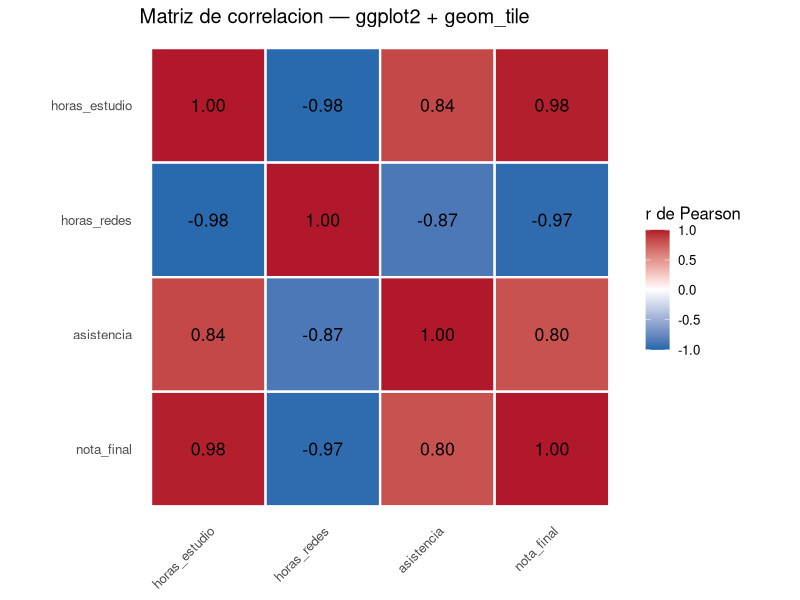
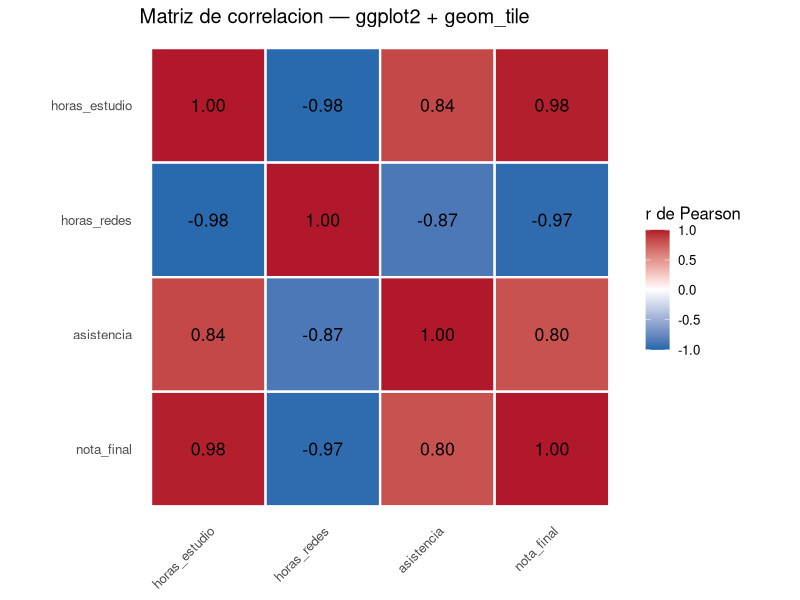

Here is the R script that generated these plots, in order:
# ============================================================
# ME101 · Tema 10 — Mapas de calor con ggplot2 y pheatmap
# Tareas 2 y 3
# Estudiante: Apellido Nombre
# Fecha: 04/11/2026
# ============================================================

library(tidyverse)
library(pheatmap)

# ------------------------------------------------------------
# TAREA 2 — Paso 9: reconstruir dataset y matriz de correlacion
# (mismos valores que la Tarea 1 en Python)
# ------------------------------------------------------------
datos <- data.frame(
  horas_estudio = c(2, 4, 5, 3, 6, 8, 7, 1, 9, 5),
  horas_redes   = c(6, 5, 3, 6, 3, 1, 2, 7, 1, 4),
  asistencia    = c(70, 65, 85, 60, 80, 90, 75, 55, 95, 88),
  nota_final    = c(10, 12, 13, 11, 15, 16, 15, 8, 17, 12)
)

matriz_corr <- cor(datos, method = "pearson")
print(round(matriz_corr, 4))

# ------------------------------------------------------------
# TAREA 2 — Paso 10: convertir a formato largo con pivot_longer()
# ------------------------------------------------------------
variables <- colnames(matriz_corr)

corr_larga <- matriz_corr |>
  as.data.frame() |>
  rownames_to_column(var = "var1") |>
  pivot_longer(cols = -var1, names_to = "var2", values_to = "r") |>
  mutate(
    var1 = factor(var1, levels = rev(variables)),  # fila 1 arriba
    var2 = factor(var2, levels = variables)
  )

print(nrow(corr_larga))
cat("Verificacion: nrow == n_variables^2 ->",
    nrow(corr_larga) == length(variables)^2, "\n")

# ------------------------------------------------------------
# TAREA 2 — Paso 11: heatmap con geom_tile() + geom_text()
# ------------------------------------------------------------
g <- ggplot(corr_larga, aes(x = var2, y = var1, fill = r)) +
  geom_tile(color = "white", linewidth = 0.8) +
  geom_text(aes(label = sprintf("%.2f", r)), size = 4.5) +
  scale_fill_gradient2(low = "#2166AC", mid = "white", high = "#B2182B",
                       midpoint = 0, limits = c(-1, 1),
                       name = "r de Pearson") +
  coord_fixed() +
  labs(title = "Matriz de correlacion — ggplot2 + geom_tile",
       x = NULL, y = NULL) +
  theme_minimal(base_size = 12) +
  theme(axis.text.x = element_text(angle = 45, hjust = 1),
        panel.grid = element_blank())

print(g)
ggsave("heatmap_ggplot2.png", plot = g, width = 7, height = 6, dpi = 150)

# ------------------------------------------------------------
# TAREA 3 — Paso 13: pheatmap CON agrupamiento (por defecto)
# ------------------------------------------------------------
paleta <- colorRampPalette(c("#2166AC", "white", "#B2182B"))(100)
cortes <- seq(-1, 1, length.out = 101)   # centra la escala en 0

pheatmap(matriz_corr,
         display_numbers = TRUE,
         number_format = "%.2f",
         color = paleta,
         breaks = cortes,
         main = "pheatmap CON agrupamiento jerarquico",
         filename = "heatmap_pheatmap_agrupado.png",
         width = 7, height = 6)

# ------------------------------------------------------------
# TAREA 3 — Paso 14: pheatmap SIN agrupamiento
# ------------------------------------------------------------
pheatmap(matriz_corr,
         display_numbers = TRUE,
         number_format = "%.2f",
         color = paleta,
         breaks = cortes,
         cluster_rows = FALSE,
         cluster_cols = FALSE,
         main = "pheatmap SIN agrupamiento",
         filename = "heatmap_pheatmap_sin_agrupar.png",
         width = 7, height = 6)

# Orden que eligio el agrupamiento (para comparar con el original)
hc <- hclust(dist(matriz_corr))   # mismo metodo que pheatmap por defecto
cat("Orden original:   ", variables, "\n")
cat("Orden agrupado:   ", variables[hc$order], "\n")
